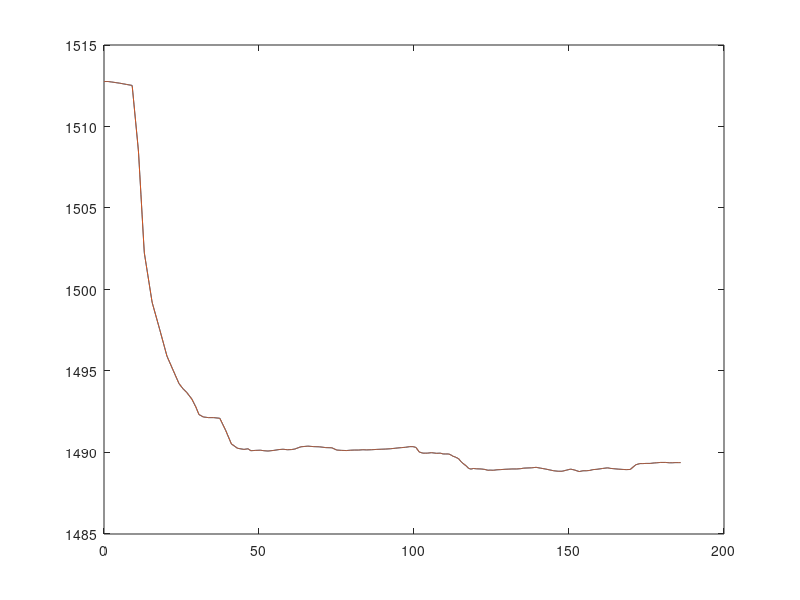
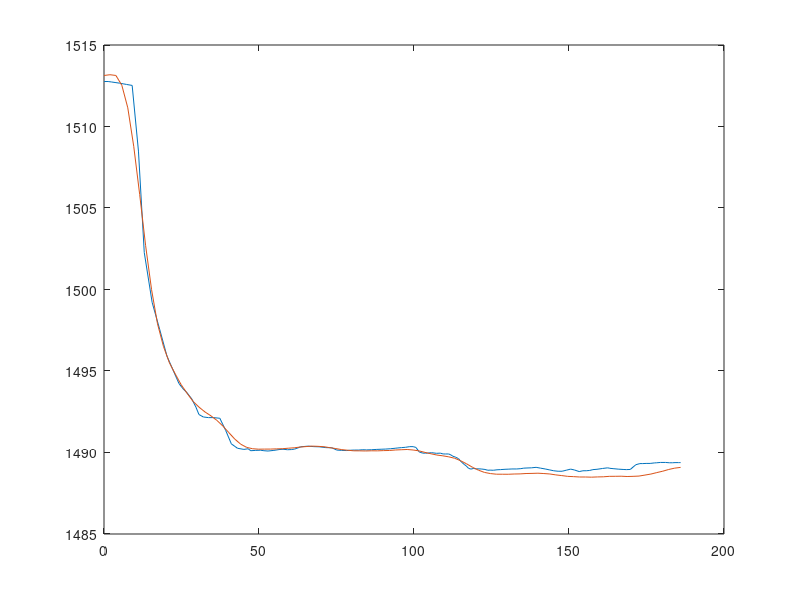

Write MATLAB code to recreate these figures, in order.
% sspfilt
% Take a tabulated SSP and produce a smooth approximation to it
% suitable for input to BELLHOP
% MBP 1998

% make sure the SSP includes surface and bottom points,
% otherwise the linear interpolation will produce NaN's

A = [ 0             1512.76
      0.245000      1512.76
      1.34000      1512.76
      2.47500      1512.73
      3.56000      1512.70
      4.97500      1512.66
      6.15700      1512.62
      7.26900      1512.58
      9.08200      1512.52
      11.1140      1508.49
      12.9850      1502.27
      15.5260      1499.21
      17.9650      1497.55
      20.3120      1495.91
      22.3840      1495.01
      24.1840      1494.23
      25.4930      1493.91
      26.7110      1493.68
      28.3280      1493.28
      29.6570      1492.78
      30.6250      1492.33
      32.0350      1492.18
      33.7020      1492.14
      35.3550      1492.14
      37.3630      1492.10
      39.2190      1491.37
      41.0820      1490.53
      43.0540      1490.26
      45.1360      1490.19
      46.4880      1490.23
      47.3460      1490.11
      48.9520      1490.13
      50.4530      1490.14
      51.5790      1490.11
      52.9110      1490.09
      54.8040      1490.13
      56.4560      1490.18
      57.7510      1490.20
      59.1810      1490.17
      60.4450      1490.18
      61.5130      1490.21
      63.4840      1490.35
      65.7620      1490.39
      67.6930      1490.36
      69.4310      1490.35
      71.5510      1490.30
      73.5020      1490.29
      75.0700      1490.15
      76.6490      1490.13
      78.1730      1490.12
      79.5250      1490.14
      80.7290      1490.15
      82.1510      1490.15
      83.5010      1490.17
      84.6740      1490.16
      86.2910      1490.17
      87.9980      1490.19
      89.3880      1490.20
      90.7430      1490.21
      92.3630      1490.23
      93.9130      1490.26
      94.8020      1490.28
      96.0050      1490.30
      97.2800      1490.32
      98.6270      1490.36
      99.7250      1490.36
      100.625      1490.31
      101.697      1490.03
      102.865      1489.96
      103.699      1489.96
      104.306      1489.96
      105.641      1489.99
      107.241      1489.95
      108.508      1489.96
      109.392      1489.91
      110.191      1489.91
      111.189      1489.91
      111.908      1489.85
      112.554      1489.77
      113.356      1489.72
      114.379      1489.62
      115.316      1489.41
      116.210      1489.27
      116.829      1489.18
      117.593      1489.03
      118.389      1488.98
      119.108      1489.02
      120.148      1489.00
      121.659      1488.99
      122.896      1488.96
      123.809      1488.91
      124.547      1488.92
      125.576      1488.91
      126.783      1488.94
      127.865      1488.95
      129.360      1488.97
      130.598      1488.98
      131.590      1488.99
      133.136      1488.99
      134.470      1489.01
      135.389      1489.04
      136.446      1489.05
      137.868      1489.06
      139.388      1489.09
      140.817      1489.04
      142.320      1488.99
      143.802      1488.93
      145.067      1488.88
      146.488      1488.85
      147.781      1488.85
      149.246      1488.92
      150.527      1488.98
      151.725      1488.93
      153.294      1488.83
      154.516      1488.88
      155.561      1488.88
      156.685      1488.90
      157.720      1488.95
      159.023      1488.97
      160.813      1489.02
      162.484      1489.06
      163.169      1489.03
      164.212      1489.01
      165.861      1488.98
      167.444      1488.96
      168.486      1488.95
      169.763      1488.96
      171.552      1489.25
      172.864      1489.32
      173.794      1489.32
      174.872      1489.33
      176.183      1489.33
      177.511      1489.36
      178.296      1489.37
      179.520      1489.39
      181.130      1489.39
      182.381      1489.37
      183.344      1489.37
      184.203      1489.38
      185.359      1489.38
      185.430      1489.38
      185.463      1489.38
      185.525      1489.38
      186.0        1489.38 ];

z = A( :, 1 );
c = A( :, 2 );

D = z( length( z ) );   % water depth

N = 1000; % points to use in sampling c(z)

% resample onto a uniform grid

zint = linspace( 0, D, N )';
cint = interp1( z, c, zint, 'linear' );
%cspline = interp1( z, c, zint, 'spline' );

figure
plot( z, c )
hold on
plot( zint, cint )
%plot( zint, cspline )

% decimate and plot (this gives a low-pass filtered SSP)

idec = 20
zdec = zint( 1:idec:N );
cdec = decimate( cint, idec );
cdec = cdec + mean( cint ) - mean( cdec );
%plot( zdec, cdec )

% Approach II: remove linear term

ctop = cint( 1 );
cbot = cint( N );
trend = linspace( ctop, cbot, N )';
cflat = cint - trend;

% decimate and interpolate to low-pass filter the SSP

idec = 20
zdec = zint( 1:idec:N );
cdec = decimate( cflat, idec );
Ndec = size( cdec, 1 );
c_resamp = interp( cdec( 1:Ndec-1, 1 ), 2 );

% add back linear term

N2 = size( c_resamp, 1 );
trend2 = linspace( ctop, cbot, N2 )';
c_resamp = c_resamp + trend2;
z_resamp = linspace( 0.0, D, N2 )';

figure
plot( z, c )
hold on
plot( z_resamp, c_resamp )

% write it out

B = [ z_resamp, c_resamp ]

fid = fopen( 'ssp.dat', 'w' );
fprintf( fid, '%f %f / \r\n', B' );

fclose( fid );



